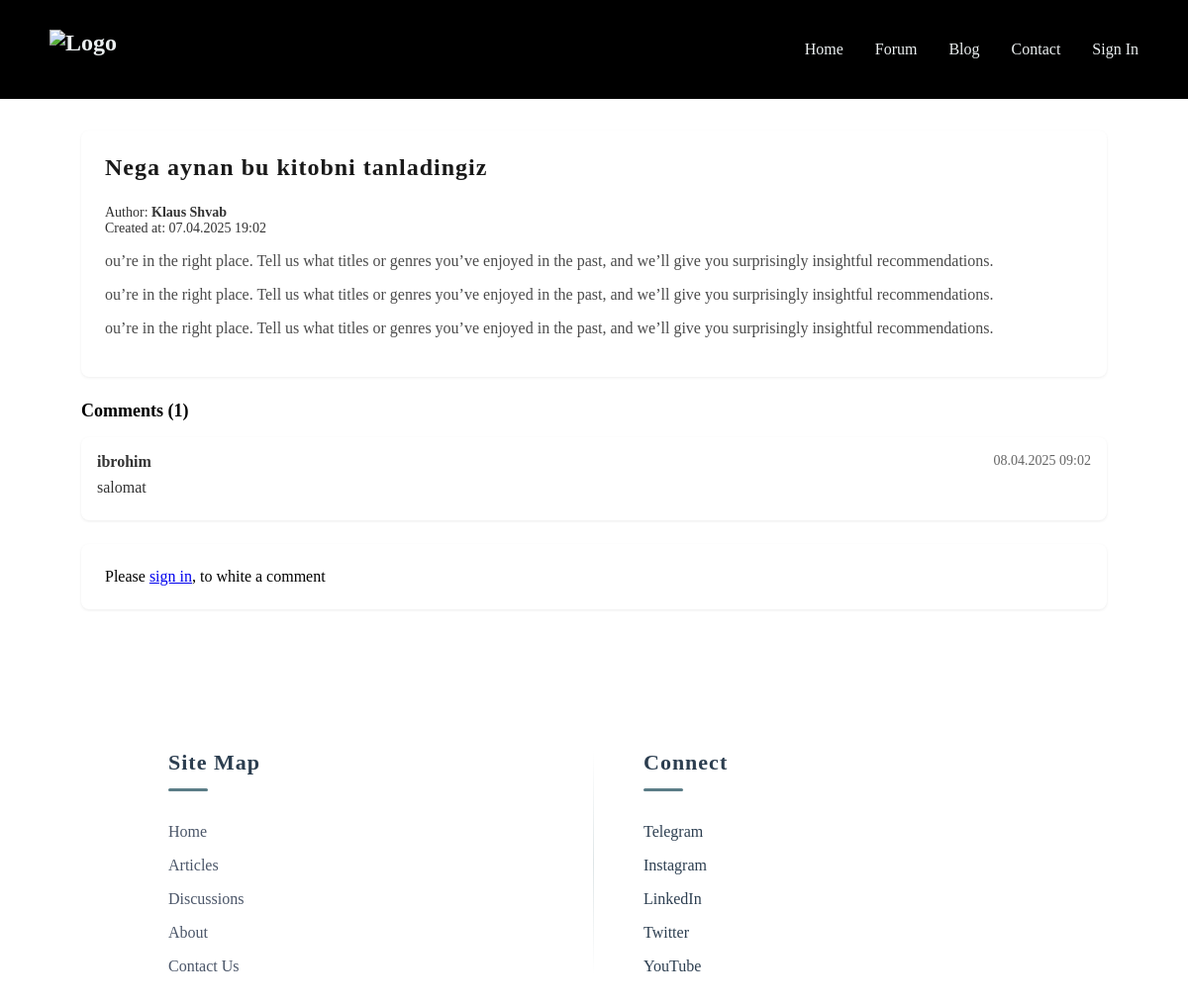
Before: /book/1/ with the older database file.
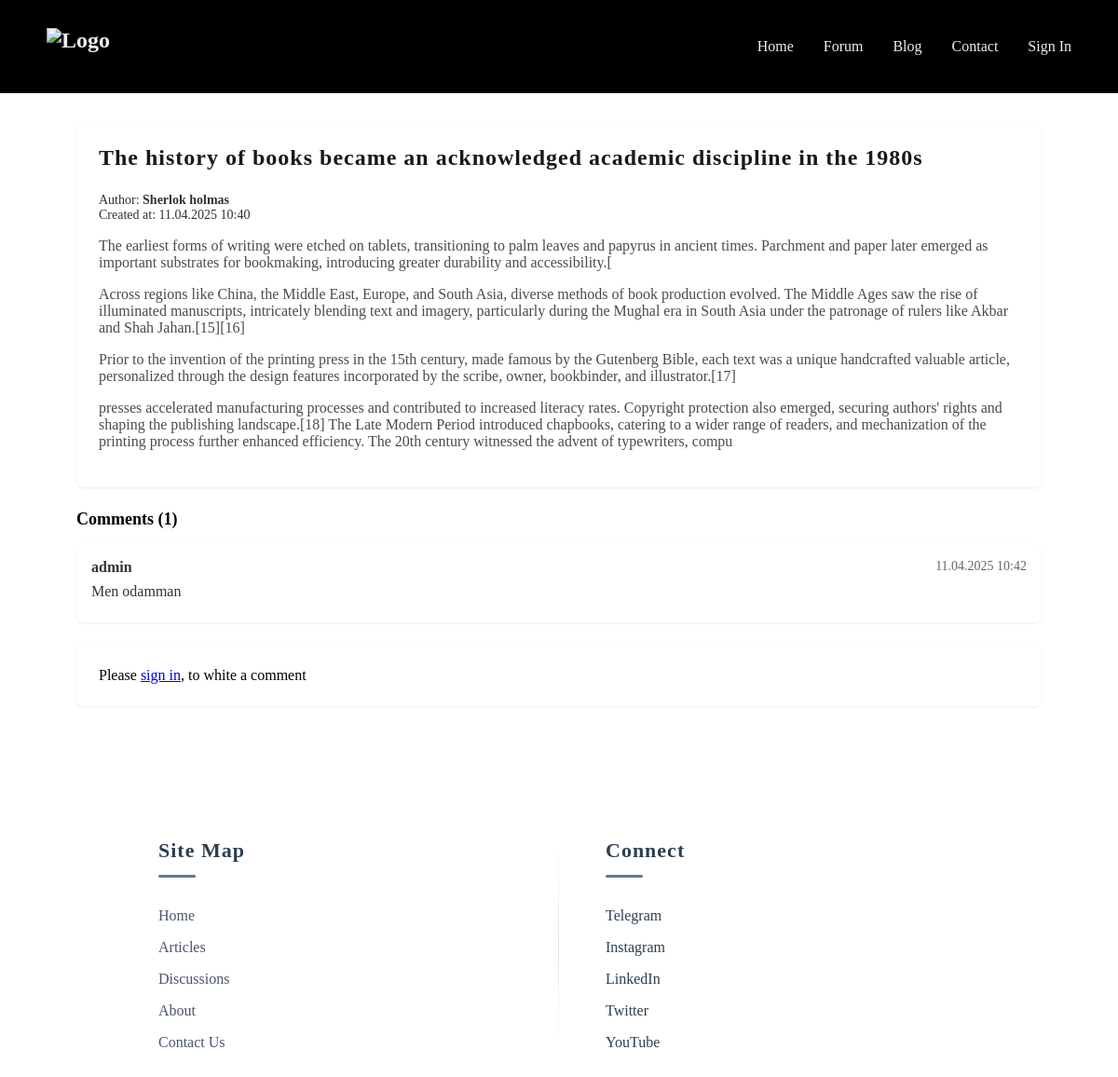
After: the same page with the newer database file.
### essayApp/models.py (models this page shows, shortened)
class Book(models.Model):
    title = models.CharField(max_length=70)
    short_description = models.CharField(max_length=90)
    banner = models.ImageField(upload_to='media/', null=True, blank=True)
    banner_url = models.URLField(null=True, blank=True)
    theme_title = models.CharField(max_length=90)
    created_at = models.DateTimeField(default=timezone.now)
    author = models.CharField(max_length=130)

class BookThemes(models.Model):
    theme = models.TextField()
    book = models.ForeignKey(Book, related_name='themes', on_delete=models.CASCADE)

class BookComment(models.Model):
    user = models.ForeignKey(User, on_delete=models.CASCADE)
    content = models.TextField()
    created_at = models.DateTimeField(auto_now_add=True)
    book = models.ForeignKey(Book, on_delete=models.CASCADE, related_name='comments')

### essayApp/views.py (the view, shortened to what this page needs)
# urls.py: path('book/<int:pk>/', book_detail, name='book_detail'),
def book_detail(request, pk):
    book = get_object_or_404(Book, pk=pk)
    comments = book.comments.all()
    form = BookCommentForm()
    context = {
        'book': book,
        'comments': comments,
        'form': form,
    }
    return render(request, 'book-comments.html', context)

### templates/book-comments.html (shortened to what this page needs)
<!DOCTYPE html>
<html lang="ru">
<head>
    {% load static %}
    <link rel="stylesheet" href="{% static 'css/navbar.css' %}">
    <link rel="stylesheet" href="{% static 'css/blog.css' %}">
</head>
<body>
    <nav>
        <div class="nav-container">
            <a href="/" class="logo">
                <img src="https://cdn.dorik.com/6587cf2393037000111f0b06/images/logo-b16Cp.png" alt="Logo">
            </a>
            <ul class="nav-links">
                <li><a href="/">Home</a></li>
                <li><a href="/forum/">Forum</a></li>
                <li class="dropdown">
                    <a class="drop-trigger">Blog</a>
                </li>
                <li><a href="/contact/">Contact</a></li>
                <li>
                    {% if request.user.is_authenticated %}
                    <form action="{% url 'logout' %}" method="post">
                        {% csrf_token %}
                        <button type="submit">
                            Log Out
                        </button>
                    </form>
                    {% else %}
                    <a href="{% url 'login' %}">
                        Sign In
                    </a>
                    {% endif %}
                </li>
            </ul>
        </div>
    </nav>
    <div class="container">
        <div class="topic">
            <div class="topic-header">
                <h1 class="topic-title">{{ book.theme_title }}</h1>
            </div>
            <div class="topic-meta">
                Author: <strong>{{ book.author }}</strong><br>
                Created at: <time>{{ book.created_at|date:"d.m.Y H:i" }}</time>
            </div>
            <div class="topic-content">
                {% for theme in book.themes.all %}
                <p>{{ theme.theme }}</p>
                {% empty %}
                <p>Нет тем для этой книги.</p>
                {% endfor %}
            </div>
        </div>
        <div class="comments-section">
            {% if comments %}
            <h3 class="comments-header">Comments ({{ comments.count }})</h3>
            {% for comment in comments %}
            <div class="comment">
                <div class="comment-header">
                    <span class="comment-author">{{ comment.user.username }}</span>
                    <span class="comment-date">{{ comment.created_at|date:"d.m.Y H:i" }}</span>
                </div>
                <div class="comment-content">
                    <p>{{ comment.content }}</p>
                </div>
            </div>
            {% endfor %}
            {% else %}
            <p>Комментариев пока нет.</p>
            {% endif %}
            <div class="comment-form">
                {% if user.is_authenticated %}
                <form method="POST">
                    {% csrf_token %}
                    {{ form.as_p }}
                    <button type="submit" class="btn">Sent</button>
                </form>
                {% else %}
                <p>Please <a href="{% url 'login' %}">sign in</a>, to white a comment</p>
                {% endif %}
            </div>
        </div>
    </div>
    <footer>
        <div class="footer-container">
            <div class="footer-col">
                <h1>Site Map</h1>
                <div class="footer-list">
                    <p>Home</p>
                    <p>Articles</p>
                    <p>Discussions</p>
                    <p>About</p>
                    <p>Contact Us</p>
                </div>
            </div>
            <div class="footer-col">
                <h1>Connect</h1>
                <div class="footer-list">
                    <a href="https://t.me/quedforum" target="_blank">Telegram</a>
                    <a href="https://www.instagram.com/thequedio?igsh=MWZkNHNkd3hodXVkaw==" target="_blank">Instagram
                    </a>
                    <a href="https://www.linkedin.com/company/quedio/" target="_blank">LinkedIn</a>
                    <a>Twitter</a>
                    <a>YouTube</a>
                </div>
            </div>
        </div>
    </footer>
</body>
</html>

Changed rows visible on the page:
removed BookThemes: theme "ou’re in the right place. Tell us what titles or genres you’ve enjoyed in the past, and we’ll give you surprisingly insightful recommendations."
removed BookThemes: theme "ou’re in the right place. Tell us what titles or genres you’ve enjoyed in the past, and we’ll give you surprisingly insightful recommendations."
removed BookComment: user.username "ibrohim", created_at "08.04.2025 09:02", content "salomat"
changed Book: theme_title "Nega aynan bu kitobni tanladingiz" → "The history of books became an acknowledged academic discipline in the 1980s"; author "Klaus Shvab" → "Sherlok holmas"; created_at "07.04.2025 19:02" → "11.04.2025 10:40"
now on this page (row edited): BookThemes: theme "The earliest forms of writing were etched on tablets, transitioning to palm leaves and papyrus in ancient times. Parchment and paper later emerged as important substrates for bookmaking, introducing greater durability and accessibility.["
now on this page (row edited): BookThemes: theme "Across regions like China, the Middle East, Europe, and South Asia, diverse methods of book production evolved. The Middle Ages saw the rise of illuminated manuscripts, intricately blending text and imagery, particularly during the Mughal era in South Asia under the patronage of rulers like Akbar and Shah Jahan.[15][16]"
now on this page (row edited): BookThemes: theme "Prior to the invention of the printing press in the 15th century, made famous by the Gutenberg Bible, each text was a unique handcrafted valuable article, personalized through the design features incorporated by the scribe, owner, bookbinder, and illustrator.[17]"
changed BookThemes: theme "ou’re in the right place. Tell us what titles or genres you’ve enjoyed in the past, and we’ll give you surprisingly insightful recommendations." → "presses accelerated manufacturing processes and contributed to increased literacy rates. Copyright protection also emerged, securing authors' rights and shaping the publishing landscape.[18] The Late Modern Period introduced chapbooks, catering to a wider range of readers, and mechanization of the printing process further enhanced efficiency. The 20th century witnessed the advent of typewriters, compu"
now on this page (row edited): BookComment: user.username "admin", created_at "11.04.2025 10:42", content "Men odamman"
